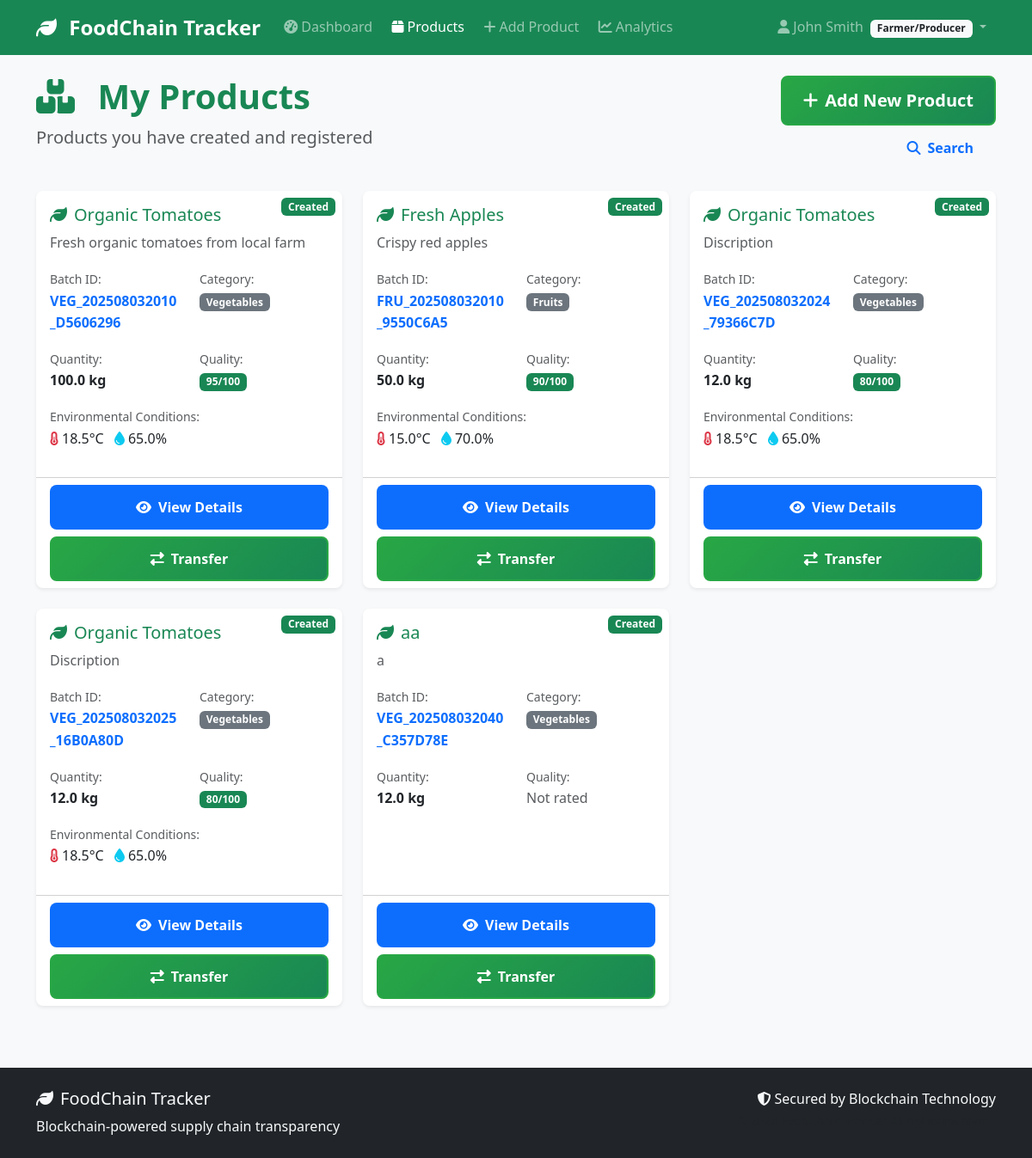
/products/ (signed in), run on an earlier commit of the app's database.
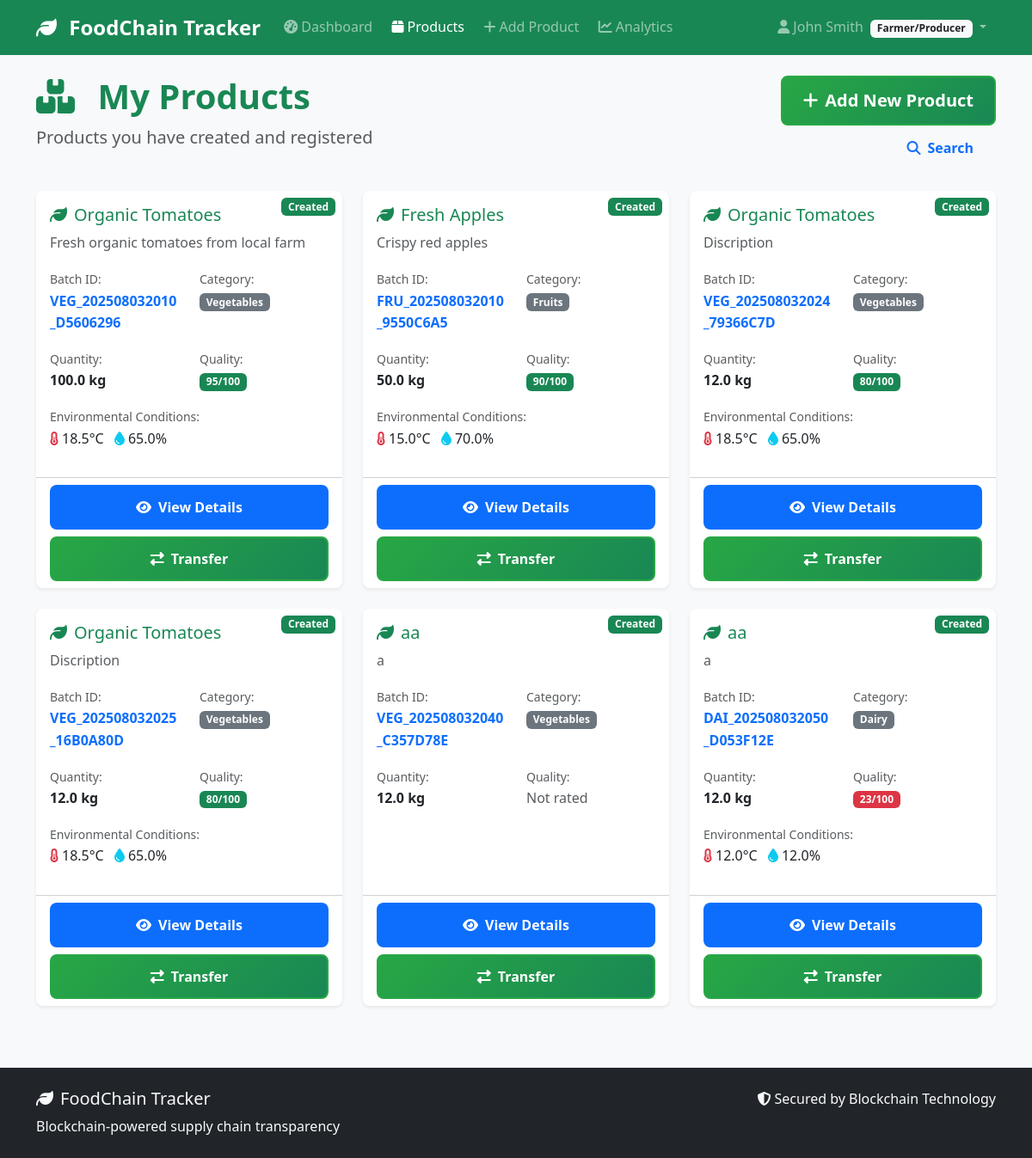
And on a later commit of the database.
### models/user.py (models this page shows, shortened)
class User(UserMixin, db.Model):
    __tablename__ = 'users'
    id = db.Column(db.Integer, primary_key=True)
    username = db.Column(db.String(80), unique=True, nullable=False)
    email = db.Column(db.String(120), unique=True, nullable=False)
    password_hash = db.Column(db.String(200), nullable=False)
    full_name = db.Column(db.String(100), nullable=False)
    phone = db.Column(db.String(20))
    address = db.Column(db.Text)
    role = db.Column(db.String(20), nullable=False)  # 'farmer', 'distributor', 'retailer', 'inspector'
    company_name = db.Column(db.String(100))
    license_number = db.Column(db.String(50))  # Business license or certification
    is_active = db.Column(db.Boolean, default=True)
    is_verified = db.Column(db.Boolean, default=False)  # For business verification
    created_at = db.Column(db.DateTime, default=datetime.utcnow)
    last_login = db.Column(db.DateTime)
    products_created = db.relationship('Product', foreign_keys='Product.created_by',
                                     backref='creator', lazy='dynamic')
    sent_transactions = db.relationship('Transaction', foreign_keys='Transaction.from_user_id',
                                      backref='sender', lazy='dynamic')
    received_transactions = db.relationship('Transaction', foreign_keys='Transaction.to_user_id',
                                          backref='receiver', lazy='dynamic')
    def get_role_display(self):
        role_names = {
            'farmer': 'Farmer/Producer',
            'distributor': 'Distributor',
            'retailer': 'Retailer',
            'inspector': 'Inspector'
        }
        return role_names.get(self.role, self.role.title())
    def can_create_products(self):
        return self.role == 'farmer'
    def can_transfer_products(self):
        return self.role in ['farmer', 'distributor']

### models/product.py (models this page shows, shortened)
class Product(db.Model):
    __tablename__ = 'products'
    id = db.Column(db.Integer, primary_key=True)
    batch_id = db.Column(db.String(50), unique=True, nullable=False)
    name = db.Column(db.String(100), nullable=False)
    category = db.Column(db.String(50), nullable=False)  # 'vegetables', 'fruits', 'grains', etc.
    description = db.Column(db.Text)
    quantity = db.Column(db.Float, nullable=False)  # Amount of product
    unit = db.Column(db.String(20), nullable=False)  # 'kg', 'tons', 'boxes', etc.
    quality_grade = db.Column(db.String(10))  # 'A', 'B', 'C', or custom grading
    quality_score = db.Column(db.Integer)  # 0-100 quality score
    origin_location = db.Column(db.String(200))  # Where product was produced
    harvest_date = db.Column(db.Date)
    expiry_date = db.Column(db.Date)
    current_location = db.Column(db.String(200))
    status = db.Column(db.String(50), default='created')  # 'created', 'in_transit', 'delivered', 'expired'
    temperature = db.Column(db.Float)  # Celsius
    humidity = db.Column(db.Float)     # Percentage
    pressure = db.Column(db.Float)     # For certain products
    created_by = db.Column(db.Integer, db.ForeignKey('users.id'), nullable=False)
    current_owner_id = db.Column(db.Integer, db.ForeignKey('users.id'), nullable=False)
    created_at = db.Column(db.DateTime, default=datetime.utcnow)
    updated_at = db.Column(db.DateTime, default=datetime.utcnow, onupdate=datetime.utcnow)
    current_owner = db.relationship('User', foreign_keys=[current_owner_id], backref='owned_products')
    transactions = db.relationship('Transaction', backref='product', lazy='dynamic', cascade='all, delete-orphan')
    def is_expired(self):
        if not self.expiry_date:
            return False
        return datetime.now().date() > self.expiry_date
    def days_until_expiry(self):
        if not self.expiry_date:
            return None
        delta = self.expiry_date - datetime.now().date()
        return delta.days

### routes/products.py (the view)
@products_bp.route('/')
@login_required
def list_products():
    page = request.args.get('page', 1, type=int)
    per_page = 20
    if current_user.role == 'farmer':
        products = current_user.products_created.paginate(
            page=page, per_page=per_page, error_out=False
        )
    elif current_user.role in ['distributor', 'retailer']:
        products = current_user.owned_products.paginate(
            page=page, per_page=per_page, error_out=False
        )
    else:
        products = Product.query.paginate(
            page=page, per_page=per_page, error_out=False
        )
    return render_template('products/list.html', products=products)

### templates/products/list.html (shortened to what this page needs)
{% extends "base.html" %}
{% block content %}
<div class="row mb-4">
    <div class="col-md-8">
        <h1 class="display-6 fw-bold text-success">
            <i class="fas fa-boxes me-3"></i>
            {% if current_user.role == 'farmer' %}
                My Products
            {% elif current_user.role in ['distributor', 'retailer'] %}
                Owned Products
            {% else %}
                All Products
            {% endif %}
        </h1>
        <p class="lead text-muted">
            {% if current_user.role == 'farmer' %}
                Products you have created and registered
            {% elif current_user.role in ['distributor', 'retailer'] %}
                Products currently in your possession
            {% else %}
                System-wide product overview
            {% endif %}
        </p>
    </div>
    <div class="col-md-4 text-end">
        {% if current_user.can_create_products() %}
            <a href="{{ url_for('products.add_product') }}" class="btn btn-success btn-lg">
                <i class="fas fa-plus me-2"></i>Add New Product
            </a>
        {% endif %}
        <a href="{{ url_for('products.search_products') }}" class="btn btn-outline-primary">
            <i class="fas fa-search me-2"></i>Search
        </a>
    </div>
</div>
{% if products.items %}
    <div class="row">
        {% for product in products.items %}
            <div class="col-lg-4 col-md-6 mb-4">
                <div class="card h-100 shadow-sm">
                    <div class="position-relative">
                        <span class="position-absolute top-0 end-0 m-2 badge bg-{{ 'success' if product.status == 'created' else 'warning' if product.status == 'in_transit' else 'info' if product.status == 'delivered' else 'danger' }}">
                            {{ product.status.title() }}
                        </span>
                    </div>
                    <div class="card-body">
                        <h5 class="card-title text-success">
                            <i class="fas fa-leaf me-2"></i>{{ product.name }}
                        </h5>
                        <p class="card-text text-muted">{{ product.description[:100] }}{% if product.description|length > 100 %}...{% endif %}</p>
                        <div class="row mb-3">
                            <div class="col-6">
                                <small class="text-muted">Batch ID:</small><br>
                                <strong class="text-primary">{{ product.batch_id }}</strong>
                            </div>
                            <div class="col-6">
                                <small class="text-muted">Category:</small><br>
                                <span class="badge bg-secondary">{{ product.category.title() }}</span>
                            </div>
                        </div>
                        <div class="row mb-3">
                            <div class="col-6">
                                <small class="text-muted">Quantity:</small><br>
                                <strong>{{ product.quantity }} {{ product.unit }}</strong>
                            </div>
                            <div class="col-6">
                                <small class="text-muted">Quality:</small><br>
                                {% if product.quality_score %}
                                    <span class="badge bg-{{ 'success' if product.quality_score >= 80 else 'warning' if product.quality_score >= 60 else 'danger' }}">
                                        {{ product.quality_score }}/100
                                    </span>
                                {% else %}
                                    <span class="text-muted">Not rated</span>
                                {% endif %}
                            </div>
                        </div>
                        {% if product.temperature %}
                            <div class="mb-3">
                                <small class="text-muted">Environmental Conditions:</small><br>
                                <i class="fas fa-thermometer-half text-danger me-1"></i>{{ product.temperature }}°C
                                {% if product.humidity %}
                                    <i class="fas fa-tint text-info ms-2 me-1"></i>{{ product.humidity }}%
                                {% endif %}
                            </div>
                        {% endif %}
                    </div>
                    <div class="card-footer bg-transparent">
                        <div class="d-grid gap-2">
                            <a href="{{ url_for('products.view_product', id=product.id) }}" class="btn btn-primary">
                                <i class="fas fa-eye me-2"></i>View Details
                            </a>
                            {% if current_user.id == product.current_owner_id and current_user.can_transfer_products() %}
                                <a href="{{ url_for('products.transfer_product', id=product.id) }}" class="btn btn-success">
                                    <i class="fas fa-exchange-alt me-2"></i>Transfer
                                </a>
                            {% endif %}
                        </div>
                    </div>
                </div>
            </div>
        {% endfor %}
    </div>
{% endif %}
{% endblock %}

### templates/base.html (shortened to what this page needs)
<!DOCTYPE html>
<html lang="en">
<head>
    <link href="https://cdn.jsdelivr.net/npm/bootstrap@5.3.0/dist/css/bootstrap.min.css" rel="stylesheet">
    <link href="https://cdnjs.cloudflare.com/ajax/libs/font-awesome/6.4.0/css/all.min.css" rel="stylesheet">
    <link href="{{ url_for('static', filename='css/style.css') }}" rel="stylesheet">
</head>
<body>
    <nav class="navbar navbar-expand-lg navbar-dark bg-success">
        <div class="container">
            <a class="navbar-brand" href="{{ url_for('index') }}">
                <i class="fas fa-leaf me-2"></i>
                FoodChain Tracker
            </a>
            <div class="collapse navbar-collapse" id="navbarNav">
                <ul class="navbar-nav me-auto">
                    {% if current_user.is_authenticated %}
                        <li class="nav-item">
                            <a class="nav-link" href="{{ url_for('dashboard.main') }}">
                                <i class="fas fa-tachometer-alt me-1"></i>Dashboard
                            </a>
                        </li>
                        <li class="nav-item">
                            <a class="nav-link" href="{{ url_for('products.list_products') }}">
                                <i class="fas fa-box me-1"></i>Products
                            </a>
                        </li>
                        {% if current_user.can_create_products() %}
                        <li class="nav-item">
                            <a class="nav-link" href="{{ url_for('products.add_product') }}">
                                <i class="fas fa-plus me-1"></i>Add Product
                            </a>
                        </li>
                        {% endif %}
                        <li class="nav-item">
                            <a class="nav-link" href="{{ url_for('analytics.dashboard') }}">
                                <i class="fas fa-chart-line me-1"></i>Analytics
                            </a>
                        </li>
                    {% endif %}
                </ul>
                <ul class="navbar-nav">
                    {% if current_user.is_authenticated %}
                        <li class="nav-item dropdown">
                            <a class="nav-link dropdown-toggle" href="#" id="navbarDropdown" role="button" data-bs-toggle="dropdown">
                                <i class="fas fa-user me-1"></i>{{ current_user.full_name }}
                                <span class="badge bg-light text-dark ms-1">{{ current_user.get_role_display() }}</span>
                            </a>
                        </li>
                    {% endif %}
                </ul>
            </div>
        </div>
    </nav>
    <main class="container my-4">
        {% block content %}{% endblock %}
    </main>
    <footer class="bg-dark text-light py-4 mt-5">
        <div class="container">
            <div class="row">
                <div class="col-md-6">
                    <h5><i class="fas fa-leaf me-2"></i>FoodChain Tracker</h5>
                    <p class="mb-0">Blockchain-powered supply chain transparency</p>
                </div>
                <div class="col-md-6 text-md-end">
                    <p class="mb-0">
                        <i class="fas fa-shield-alt me-1"></i>Secured by Blockchain Technology
                    </p>
                    <small class="text-muted">© 2024 FoodChain Tracker. All rights reserved.</small>
                </div>
            </div>
        </div>
    </footer>
</body>
</html>

### static/css/style.css (style rules this page uses)
:root { --primary-green: #28a745; --secondary-green: #20c997; --success-green: #198754; --warning-orange: #fd7e14; --danger-red: #dc3545; --info-blue: #0dcaf0; --dark-blue: #0d6efd; --light-gray: #f8f9fa; --border-radius: 0.5rem; --shadow: 0 0.125rem 0.25rem rgba(0, 0, 0, 0.075); --shadow-lg: 0 1rem 3rem rgba(0, 0, 0, 0.175); }
body { font-family: 'Segoe UI', Tahoma, Geneva, Verdana, sans-serif; background-color: #f8f9fa; line-height: 1.6; }
.navbar-brand { font-weight: 700; font-size: 1.5rem; }
.navbar-nav .nav-link { font-weight: 500; border-radius: var(--border-radius); margin: 0 0.2rem; transition: all 0.3s ease; }
.card { border: none; border-radius: var(--border-radius); box-shadow: var(--shadow); transition: all 0.3s ease; }
.btn { border-radius: var(--border-radius); font-weight: 600; padding: 0.75rem 1.5rem; transition: all 0.3s ease; border: 2px solid transparent; }
.btn-success { background: linear-gradient(135deg, var(--primary-green) 0%, var(--success-green) 100%); border-color: var(--primary-green); }

What changed in the data, as far as the page shows it:
added Product: status "Created", name "aa", description "a", batch_id "DAI_202508032050_D053F12E", category "Dairy", quantity "12.0", unit "kg", quality_score "23", temperature "12.0", humidity "12.0"
